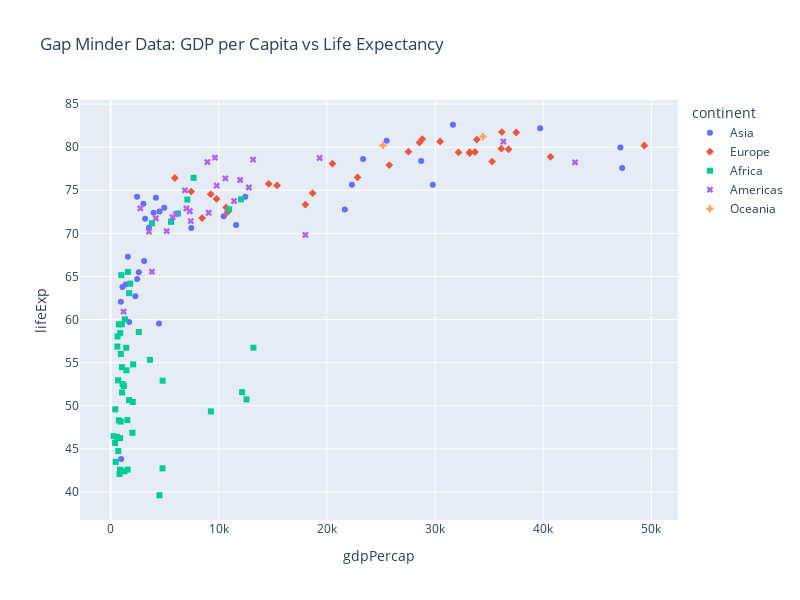

Notebook cell for this chart:
### Markdown cell above
You can also use both methods together as follows

### Code cell
fig = px.scatter(df, x='gdpPercap', y ='lifeExp', 
                 symbol='continent', color='continent',
                 height=600, width=800,
                 title='Gap Minder Data: GDP per Capita vs Life Expectancy')
fig.show()

### Figure 1 — Plotly figure (JSON) as saved in the notebook; plotly's stock layout.template omitted (floating-point values rounded to 4 significant figures)
{"data": [{"hovertemplate": "continent=Asia<br>gdpPercap=%{x}<br>lifeExp=%{y}<extra></extra>", "legendgroup": "Asia", "marker": {"color": "#636efa", "symbol": "circle"}, "mode": "markers", "name": "Asia", "orientation": "v", "showlegend": true, "type": "scatter", "x": [974.6, 29800.0, 1391.0, 1714.0, 4959.0, 39720.0, 2452.0, 3541.0, 11610.0, 4471.0, 25520.0, 31660.0, 4519.0, 1593.0, 23350.0, 47310.0, 10460.0, 12450.0, 3096.0, 944, 1091.0, 22320.0, 2606.0, 3190.0, 21650.0, 47140.0, 3970.0, 4185.0, 28720.0, 7458.0, 2442.0, 3025.0, 2281.0], "xaxis": "x", "y": [43.83, 75.64, 64.06, 59.72, 72.96, 82.21, 64.7, 70.65, 70.96, 59.55, 80.75, 82.6, 72.53, 67.3, 78.62, 77.59, 71.99, 74.24, 66.8, 62.07, 63.78, 75.64, 65.48, 71.69, 72.78, 79.97, 72.4, 74.14, 78.4, 70.62, 74.25, 73.42, 62.7], "yaxis": "y"}, {"hovertemplate": "continent=Europe<br>gdpPercap=%{x}<br>lifeExp=%{y}<extra></extra>", "legendgroup": "Europe", "marker": {"color": "#EF553B", "symbol": "diamond"}, "mode": "markers", "name": "Europe", "orientation": "v", "showlegend": true, "type": "scatter", "x": [5937.0, 36130.0, 33690.0, 7446.0, 10680.0, 14620.0, 22830.0, 35280.0, 33210.0, 30470.0, 32170.0, 27540.0, 18010.0, 36180.0, 40680.0, 28570.0, 9254.0, 36800.0, 49360.0, 15390.0, 20510.0, 10810.0, 9787.0, 18680.0, 25770.0, 28820.0, 33860.0, 37510.0, 8458.0, 33200.0], "xaxis": "x", "y": [76.42, 79.83, 79.44, 74.85, 73.0, 75.75, 76.49, 78.33, 79.31, 80.66, 79.41, 79.48, 73.34, 81.76, 78.89, 80.55, 74.54, 79.76, 80.2, 75.56, 78.1, 72.48, 74.0, 74.66, 77.93, 80.94, 80.88, 81.7, 71.78, 79.42], "yaxis": "y"}, {"hovertemplate": "continent=Africa<br>gdpPercap=%{x}<br>lifeExp=%{y}<extra></extra>", "legendgroup": "Africa", "marker": {"color": "#00cc96", "symbol": "square"}, "mode": "markers", "name": "Africa", "orientation": "v", "showlegend": true, "type": "scatter", "x": [6223.0, 4797.0, 1441.0, 12570.0, 1217.0, 430.1, 2042.0, 706.0, 1704.0, 986.1, 277.6, 3633.0, 1545.0, 2082.0, 5581.0, 12150.0, 641.4, 690.8, 13210.0, 752.7, 1328.0, 942.7, 579.2, 1463.0, 1569.0, 414.5, 12060.0, 1045.0, 759.3, 1043.0, 1803.0, 10960.0, 3820.0, 823.7, 4811.0, 619.7, 2014.0, 7670.0, 863.1, 1598.0, 1712.0, 862.5, 926.1, 9270.0, 2602.0, 4513.0, 1107.0, 883.0, 7093.0, 1056.0, 1271.0, 469.7], "xaxis": "x", "y": [72.3, 42.73, 56.73, 50.73, 52.3, 49.58, 50.43, 44.74, 50.65, 65.15, 46.46, 55.32, 48.33, 54.79, 71.34, 51.58, 58.04, 52.95, 56.73, 59.45, 60.02, 56.01, 46.39, 54.11, 42.59, 45.68, 73.95, 59.44, 48.3, 54.47, 64.16, 72.8, 71.16, 42.08, 52.91, 56.87, 46.86, 76.44, 46.24, 65.53, 63.06, 42.57, 48.16, 49.34, 58.56, 39.61, 52.52, 58.42, 73.92, 51.54, 42.38, 43.49], "yaxis": "y"}, {"hovertemplate": "continent=Americas<br>gdpPercap=%{x}<br>lifeExp=%{y}<extra></extra>", "legendgroup": "Americas", "marker": {"color": "#ab63fa", "symbol": "x"}, "mode": "markers", "name": "Americas", "orientation": "v", "showlegend": true, "type": "scatter", "x": [12780.0, 3822.0, 9066.0, 36320.0, 13170.0, 7007.0, 9645.0, 8948.0, 6025.0, 6873.0, 5728.0, 5186.0, 1202.0, 3548.0, 7321.0, 11980.0, 2749.0, 9809.0, 4173.0, 7409.0, 19330.0, 18010.0, 42950.0, 10610.0, 11420.0], "xaxis": "x", "y": [75.32, 65.55, 72.39, 80.65, 78.55, 72.89, 78.78, 78.27, 72.23, 74.99, 71.88, 70.26, 60.92, 70.2, 72.57, 76.19, 72.9, 75.54, 71.75, 71.42, 78.75, 69.82, 78.24, 76.38, 73.75], "yaxis": "y"}, {"hovertemplate": "continent=Oceania<br>gdpPercap=%{x}<br>lifeExp=%{y}<extra></extra>", "legendgroup": "Oceania", "marker": {"color": "#FFA15A", "symbol": "cross"}, "mode": "markers", "name": "Oceania", "orientation": "v", "showlegend": true, "type": "scatter", "x": [34440.0, 25190.0], "xaxis": "x", "y": [81.23, 80.2], "yaxis": "y"}], "layout": {"height": 600, "legend": {"title": {"text": "continent"}, "tracegroupgap": 0}, "title": {"text": "Gap Minder Data: GDP per Capita vs Life Expectancy"}, "width": 800, "xaxis": {"anchor": "y", "domain": [0, 1], "title": {"text": "gdpPercap"}}, "yaxis": {"anchor": "x", "domain": [0, 1], "title": {"text": "lifeExp"}}}}
